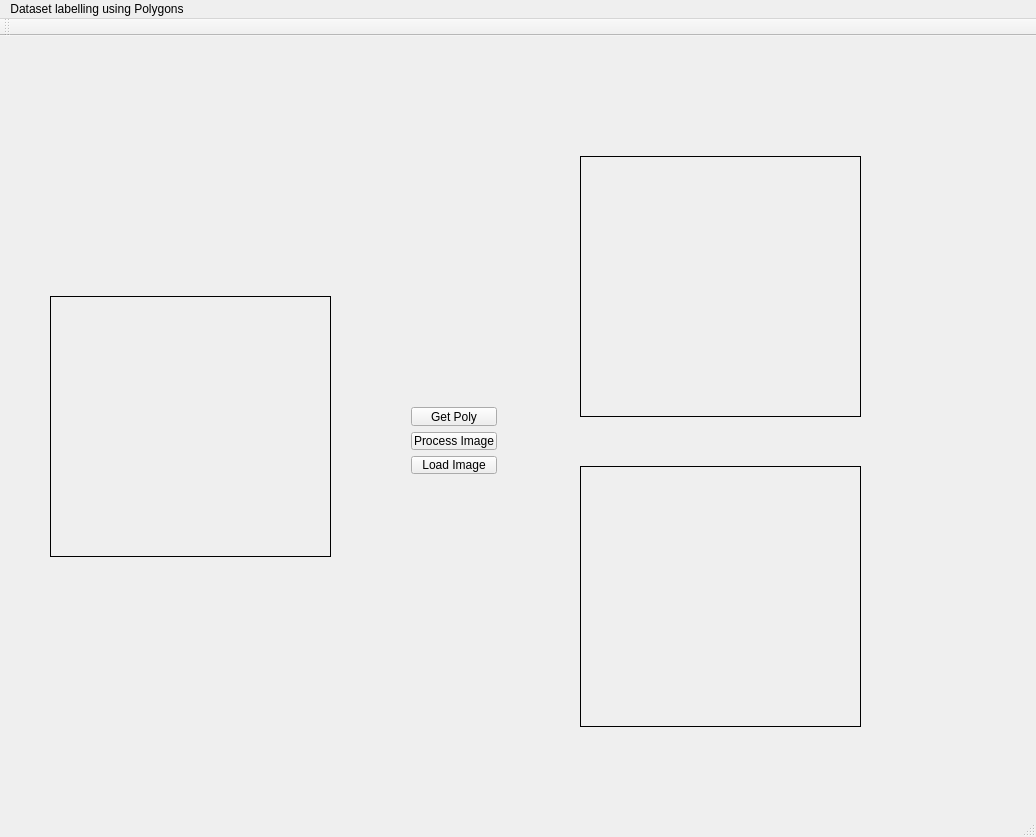
<?xml version="1.0" encoding="UTF-8"?>
<ui version="4.0">
 <class>MainWindow</class>
 <widget class="QMainWindow" name="MainWindow">
  <property name="geometry">
   <rect>
    <x>0</x>
    <y>0</y>
    <width>1036</width>
    <height>837</height>
   </rect>
  </property>
  <property name="windowTitle">
   <string>MainWindow</string>
  </property>
  <widget class="QWidget" name="centralWidget">
   <widget class="QLabel" name="imglabel">
    <property name="geometry">
     <rect>
      <x>50</x>
      <y>260</y>
      <width>281</width>
      <height>261</height>
     </rect>
    </property>
    <property name="frameShape">
     <enum>QFrame::Box</enum>
    </property>
    <property name="text">
     <string/>
    </property>
   </widget>
   <widget class="QLabel" name="imglabel_2">
    <property name="geometry">
     <rect>
      <x>580</x>
      <y>120</y>
      <width>281</width>
      <height>261</height>
     </rect>
    </property>
    <property name="frameShape">
     <enum>QFrame::Box</enum>
    </property>
    <property name="text">
     <string/>
    </property>
   </widget>
   <widget class="QLabel" name="imglabel_3">
    <property name="geometry">
     <rect>
      <x>580</x>
      <y>430</y>
      <width>281</width>
      <height>261</height>
     </rect>
    </property>
    <property name="frameShape">
     <enum>QFrame::Box</enum>
    </property>
    <property name="text">
     <string/>
    </property>
   </widget>
   <widget class="QWidget" name="">
    <property name="geometry">
     <rect>
      <x>400</x>
      <y>360</y>
      <width>108</width>
      <height>89</height>
     </rect>
    </property>
    <layout class="QVBoxLayout" name="verticalLayout">
     <item>
      <widget class="QPushButton" name="PolyButton">
       <property name="text">
        <string>Get Poly</string>
       </property>
      </widget>
     </item>
     <item>
      <widget class="QPushButton" name="ProcessButton">
       <property name="text">
        <string>Process Image</string>
       </property>
      </widget>
     </item>
     <item>
      <widget class="QPushButton" name="pushButton">
       <property name="text">
        <string>Load Image</string>
       </property>
      </widget>
     </item>
    </layout>
   </widget>
  </widget>
  <widget class="QToolBar" name="mainToolBar">
   <attribute name="toolBarArea">
    <enum>TopToolBarArea</enum>
   </attribute>
   <attribute name="toolBarBreak">
    <bool>false</bool>
   </attribute>
  </widget>
  <widget class="QStatusBar" name="statusBar"/>
  <widget class="QMenuBar" name="menuBar">
   <property name="geometry">
    <rect>
     <x>0</x>
     <y>0</y>
     <width>1036</width>
     <height>22</height>
    </rect>
   </property>
   <widget class="QMenu" name="menuDataset_labelling_using_Polygons">
    <property name="title">
     <string>Dataset labelling using Polygons</string>
    </property>
   </widget>
   <addaction name="menuDataset_labelling_using_Polygons"/>
  </widget>
 </widget>
 <layoutdefault spacing="6" margin="11"/>
 <resources/>
 <connections/>
</ui>
